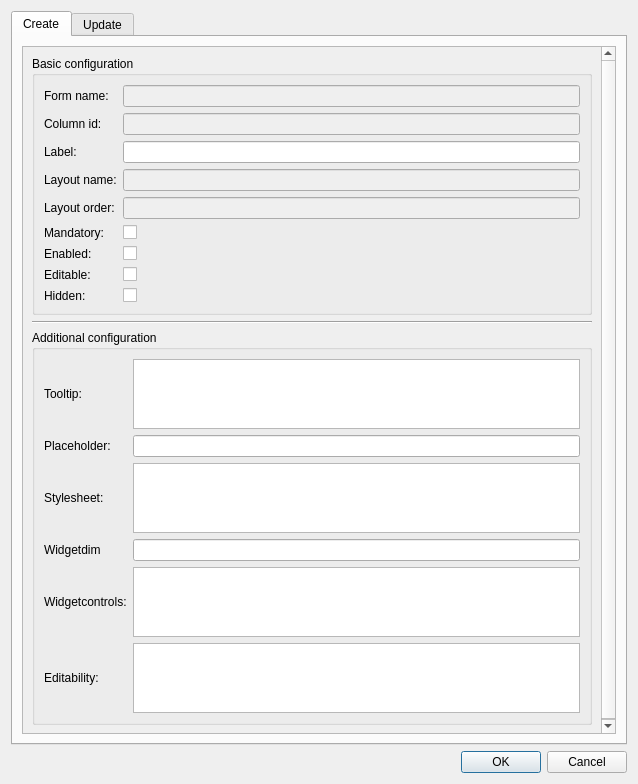
<?xml version="1.0" encoding="UTF-8"?>
<ui version="4.0">
 <class>dlg_man_addfields</class>
 <widget class="QDialog" name="dlg_man_addfields">
  <property name="geometry">
   <rect>
    <x>0</x>
    <y>0</y>
    <width>638</width>
    <height>784</height>
   </rect>
  </property>
  <property name="windowTitle">
   <string>Dialog</string>
  </property>
  <layout class="QGridLayout" name="gridLayout_2">
   <item row="1" column="0">
    <layout class="QHBoxLayout" name="horizontalLayout_18">
     <item>
      <spacer name="horizontalSpacer_15">
       <property name="orientation">
        <enum>Qt::Horizontal</enum>
       </property>
       <property name="sizeHint" stdset="0">
        <size>
         <width>40</width>
         <height>20</height>
        </size>
       </property>
      </spacer>
     </item>
     <item>
      <widget class="QPushButton" name="btn_accept">
       <property name="text">
        <string>OK</string>
       </property>
      </widget>
     </item>
     <item>
      <widget class="QPushButton" name="btn_cancel">
       <property name="text">
        <string>Cancel</string>
       </property>
      </widget>
     </item>
    </layout>
   </item>
   <item row="0" column="0">
    <widget class="QTabWidget" name="tab_add_fields">
     <property name="currentIndex">
      <number>0</number>
     </property>
     <widget class="QWidget" name="Create">
      <attribute name="title">
       <string>Create</string>
      </attribute>
      <layout class="QGridLayout" name="gridLayout">
       <item row="0" column="0">
        <widget class="QScrollArea" name="scrollArea_2">
         <property name="widgetResizable">
          <bool>true</bool>
         </property>
         <widget class="QWidget" name="scrollAreaWidgetContents_3">
          <property name="geometry">
           <rect>
            <x>0</x>
            <y>-108</y>
            <width>565</width>
            <height>780</height>
           </rect>
          </property>
          <layout class="QVBoxLayout" name="verticalLayout">
           <item>
            <widget class="QGroupBox" name="groupBox_2">
             <property name="title">
              <string>Basic configuration</string>
             </property>
             <layout class="QVBoxLayout" name="verticalLayout_3">
              <item>
               <layout class="QGridLayout" name="gridLayout_6">
                <item row="9" column="0">
                 <widget class="QLabel" name="label_4">
                  <property name="text">
                   <string>Hidden:</string>
                  </property>
                 </widget>
                </item>
                <item row="5" column="1">
                 <widget class="QCheckBox" name="ismandatory">
                  <property name="text">
                   <string/>
                  </property>
                 </widget>
                </item>
                <item row="9" column="1">
                 <widget class="QCheckBox" name="hidden">
                  <property name="text">
                   <string/>
                  </property>
                 </widget>
                </item>
                <item row="5" column="0">
                 <widget class="QLabel" name="label_3">
                  <property name="text">
                   <string>Mandatory:</string>
                  </property>
                 </widget>
                </item>
                <item row="2" column="1">
                 <widget class="QLineEdit" name="label"/>
                </item>
                <item row="2" column="0">
                 <widget class="QLabel" name="lbl_72">
                  <property name="text">
                   <string>Label:</string>
                  </property>
                 </widget>
                </item>
                <item row="8" column="1">
                 <widget class="QCheckBox" name="iseditable">
                  <property name="text">
                   <string/>
                  </property>
                 </widget>
                </item>
                <item row="7" column="0">
                 <widget class="QLabel" name="lbl_74">
                  <property name="text">
                   <string>Enabled:</string>
                  </property>
                 </widget>
                </item>
                <item row="7" column="1">
                 <widget class="QCheckBox" name="isenabled">
                  <property name="text">
                   <string/>
                  </property>
                 </widget>
                </item>
                <item row="1" column="1">
                 <widget class="QLineEdit" name="column_id">
                  <property name="enabled">
                   <bool>false</bool>
                  </property>
                 </widget>
                </item>
                <item row="1" column="0">
                 <widget class="QLabel" name="lbl_2">
                  <property name="text">
                   <string>Column id:</string>
                  </property>
                 </widget>
                </item>
                <item row="8" column="0">
                 <widget class="QLabel" name="lbl_56">
                  <property name="text">
                   <string>Editable:</string>
                  </property>
                 </widget>
                </item>
                <item row="0" column="1">
                 <widget class="QLineEdit" name="formname">
                  <property name="enabled">
                   <bool>false</bool>
                  </property>
                 </widget>
                </item>
                <item row="0" column="0">
                 <widget class="QLabel" name="label_2">
                  <property name="text">
                   <string>Form name:</string>
                  </property>
                 </widget>
                </item>
                <item row="3" column="0">
                 <widget class="QLabel" name="lbl_60">
                  <property name="text">
                   <string>Layout name:</string>
                  </property>
                 </widget>
                </item>
                <item row="3" column="1">
                 <widget class="QLineEdit" name="layout_name">
                  <property name="enabled">
                   <bool>false</bool>
                  </property>
                 </widget>
                </item>
                <item row="4" column="1">
                 <widget class="QLineEdit" name="layout_order">
                  <property name="enabled">
                   <bool>false</bool>
                  </property>
                 </widget>
                </item>
                <item row="4" column="0">
                 <widget class="QLabel" name="lbl_58">
                  <property name="text">
                   <string>Layout order:</string>
                  </property>
                 </widget>
                </item>
               </layout>
              </item>
             </layout>
            </widget>
           </item>
           <item>
            <widget class="Line" name="line">
             <property name="orientation">
              <enum>Qt::Horizontal</enum>
             </property>
            </widget>
           </item>
           <item>
            <widget class="QGroupBox" name="groupBox">
             <property name="title">
              <string>Additional configuration</string>
             </property>
             <layout class="QVBoxLayout" name="verticalLayout_2">
              <item>
               <layout class="QGridLayout" name="gridLayout_7">
                <item row="3" column="1">
                 <widget class="QLineEdit" name="placeholder"/>
                </item>
                <item row="2" column="0">
                 <widget class="QLabel" name="lbl_55">
                  <property name="text">
                   <string>Tooltip:</string>
                  </property>
                 </widget>
                </item>
                <item row="7" column="0">
                 <widget class="QLabel" name="lbl_80">
                  <property name="text">
                   <string>Editability:</string>
                  </property>
                 </widget>
                </item>
                <item row="4" column="0">
                 <widget class="QLabel" name="lbl_78">
                  <property name="text">
                   <string>Stylesheet:</string>
                  </property>
                 </widget>
                </item>
                <item row="2" column="1">
                 <widget class="QPlainTextEdit" name="tooltip"/>
                </item>
                <item row="3" column="0">
                 <widget class="QLabel" name="lbl_57">
                  <property name="text">
                   <string>Placeholder:</string>
                  </property>
                 </widget>
                </item>
                <item row="7" column="1">
                 <widget class="QPlainTextEdit" name="editability">
                  <property name="toolTip">
                   <string>&lt;html&gt;&lt;head/&gt;&lt;body&gt;&lt;p&gt;{&amp;quot;trueWhenParentIn&amp;quot;:[3]}&lt;/p&gt;&lt;/body&gt;&lt;/html&gt;</string>
                  </property>
                 </widget>
                </item>
                <item row="4" column="1">
                 <widget class="QPlainTextEdit" name="stylesheet"/>
                </item>
                <item row="6" column="1">
                 <widget class="QPlainTextEdit" name="widgetcontrols">
                  <property name="toolTip">
                   <string>&lt;html&gt;&lt;head/&gt;&lt;body&gt;&lt;p&gt;{&amp;quot;minValue&amp;quot;:0.001, &amp;quot;maxValue&amp;quot;:100}&lt;/p&gt;&lt;/body&gt;&lt;/html&gt;</string>
                  </property>
                 </widget>
                </item>
                <item row="6" column="0">
                 <widget class="QLabel" name="lbl_79">
                  <property name="text">
                   <string>Widgetcontrols:</string>
                  </property>
                 </widget>
                </item>
                <item row="5" column="0">
                 <widget class="QLabel" name="label_5">
                  <property name="text">
                   <string>Widgetdim</string>
                  </property>
                 </widget>
                </item>
                <item row="5" column="1">
                 <widget class="QLineEdit" name="widgetdim">
                  <property name="text">
                   <string/>
                  </property>
                 </widget>
                </item>
               </layout>
              </item>
             </layout>
            </widget>
           </item>
          </layout>
         </widget>
        </widget>
       </item>
      </layout>
     </widget>
     <widget class="QWidget" name="Update">
      <attribute name="title">
       <string>Update</string>
      </attribute>
      <layout class="QGridLayout" name="gridLayout_4">
       <item row="2" column="1">
        <layout class="QHBoxLayout" name="horizontalLayout_15"/>
       </item>
       <item row="0" column="0">
        <layout class="QHBoxLayout" name="horizontalLayout">
         <item>
          <spacer name="horizontalSpacer">
           <property name="orientation">
            <enum>Qt::Horizontal</enum>
           </property>
           <property name="sizeHint" stdset="0">
            <size>
             <width>40</width>
             <height>20</height>
            </size>
           </property>
          </spacer>
         </item>
         <item>
          <widget class="QPushButton" name="btn_open">
           <property name="text">
            <string>Open</string>
           </property>
          </widget>
         </item>
        </layout>
       </item>
       <item row="1" column="0">
        <widget class="QTableView" name="tbl_update"/>
       </item>
      </layout>
     </widget>
    </widget>
   </item>
  </layout>
 </widget>
 <resources/>
 <connections/>
</ui>
